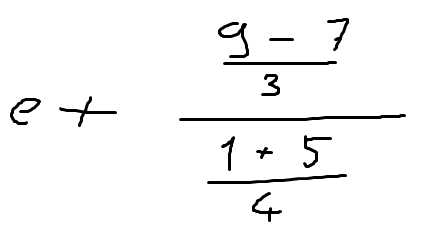
#> input picture codes/ModelCodes/TestImages/ToStringTests_1.png, 427 x 239 px
$ python -i datasetCreationCodes.py   (imports and definitions only)
#> lines starting #> are read from the running program, lines starting #| are printed output that depends on the picture; after the words box and inside, x2 and y2 are one past the last pixel; in counts of white or black regions, pixels touching at a corner belong together
import os
import cv2
import numpy as np

letter_dict = {
    '0001': 'a',
    '0002': 'b',
    '0003': 'c',
    '0004': 'd',
    '0005': 'e',
    '0006': 'f',
    '0007': 'h',
    '0008': 'vertical_line',
    '0009': 'j',
    '0010': 'k',
    '0011': 'vertical_line',
    '0012': 'm',
    '0013': 'n',
    '0014': 'o',
    '0015': 'p',
    '0016': 'q',
    '0017': 'r',
    '0018': 's',
    '0019': 't',
    '0020': 'u',
    '0021': 'v',
    '0022': 'w',
    '0023': 'x',
    '0024': 'y',
    '0025': 'z',
    '0026': '0',
    '0027': '1',
    '0028': '2',
    '0029': '3',
    '0030': '4',
    '0031': '5',
    '0032': '6',
    '0033': '7',
    '0034': '8',
    '0035': '9',
    '0036': 'plus',
    '0037': 'horizontal_line',
    '0038': 'slash',
    '0039': 'paranthesis_left',
    '0040': 'paranthesis_right',
    '0041': 'sqrt',
    '0042': 'sqrt'
}

label_dict = {
    'a': 0,
    'b': 0,
    'c': 0,
    'd': 0,
    'e': 0,
    'f': 0,
    'h': 0,
    'line': 0,
    'j': 0,
    'k': 0,
    'm': 0,
    'n': 0,
    'o': 0,
    'p': 0,
    'q': 0,
    'r': 0,
    's': 0,
    't': 0,
    'u': 0,
    'v': 0,
    'w': 0,
    'x': 0,
    'y': 0,
    'z': 0,
    '0': 0,
    '1': 0,
    '2': 0,
    '3': 0,
    '4': 0,
    '5': 0,
    '6': 0,
    '7': 0,
    '8': 0,
    '9': 0,
    'plus': 0,
    'horizontal_line': 0,
    'vertical_line':0,
    'slash': 0,
    'paranthesis_left': 0,
    'paranthesis_right': 0,
    'sqrt': 0
}


dataset_path = r"E:\Python_Projeler\ComputerVisionProjects\FinalProject\dataset"

def ExtractSet(path, save_path, name = None):

#> called with path = 'TestImages/ToStringTests_1.png', save_path = 'out.png'
    page = cv2.imread(path, cv2.IMREAD_GRAYSCALE)
#> page is the input picture: shape (239, 427); min 0, max 255, mean 246.7

    kernel = np.ones((4,4), np.uint8)

    blur = cv2.GaussianBlur(page,(3,3), 1)
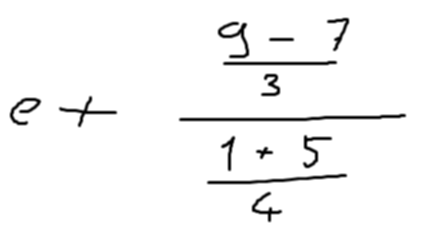
#> blur: shape (239, 427); min 0, max 255, mean 246.7

    _, thresh = cv2.threshold(blur, 0, 255, cv2.THRESH_BINARY_INV + cv2.THRESH_OTSU)
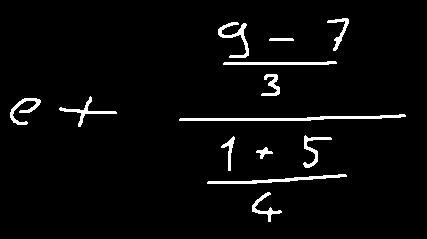
#> thresh: shape (239, 427); 3.5% white; 13 white regions, largest, box (x1, y1, x2, y2) and area: (179, 114, 406, 121) 691, (207, 174, 347, 184) 445, (223, 61, 337, 65) 342

    dilation = cv2.dilate(thresh, kernel, iterations=2)
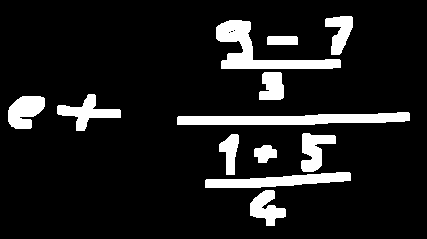
#> dilation: shape (239, 427); 11% white; 12 white regions


    dilation_2 = cv2.dilate(thresh, kernel=np.ones((1,1), np.uint8))                     # Her datasette bu uygulanmayacak


    contours, _ = cv2.findContours(dilation, cv2.RETR_EXTERNAL, cv2.CHAIN_APPROX_SIMPLE)
#> contours = 12 contours; largest, box (x1, y1, x2, y2) and area: (216, 20, 341, 69) 1898, (177, 112, 410, 125) 1891, (205, 172, 351, 188) 1228, (8, 96, 45, 129) 814, (57, 94, 121, 131) 812

    for index, contour in enumerate(contours):

        mask = np.zeros_like(dilation)
        cv2.drawContours(mask,[contour],-1, 255, thickness=cv2.FILLED)

        MaskedLetter = cv2.bitwise_and(dilation_2,dilation_2,mask)

        if name is not None:
            index = label_dict[name]
            label_dict[name] = index + 1


        x, y, w, h = cv2.boundingRect(contour)

        max_edge = max(h,w)

        blank = np.zeros((max_edge,max_edge),np.uint8)

        x1,x2 = int( (max_edge - h) / 2 ), int( (max_edge + h) / 2 )
        y1,y2 = int( (max_edge - w) / 2 ), int( (max_edge + w) / 2 )


        blank[x1:x2,y1:y2] = MaskedLetter[y:y+h, x:x+w]
        letter = cv2.resize(blank, (64,64))

        cv2.imwrite(save_path+f"\{index}.jpg", letter)
#> this loop made 12 passes
#> (x, y, w, h, max_edge, x1, x2, y1) on passes 1 to 12: (250, 190, 36, 36, 36, 0, 36, 0), (205, 172, 146, 16, 146, 65, 81, 0), (254, 145, 23, 18, 23, 2, 20, 0), (219, 134, 20, 41, 41, 0, 41, 10), (301, 133, 35, 39, 39, 0, 39, 2), (177, 112, 233, 13, 233, 110, 123, 0), (8, 96, 37, 33, 37, 2, 35, 0), (57, 94, 64, 37, 64, 13, 50, 0), (259, 72, 25, 28, 28, 0, 28, 1), (267, 36, 31, 9, 31, 11, 20, 0), (216, 20, 125, 49, 125, 38, 87, 0), (325, 16, 28, 39, 39, 0, 39, 5)
#> pass 1, in ExtractSet, `letter = cv2.resize(blank, (64,64))`:
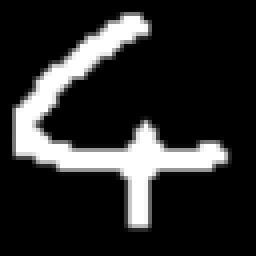
#> letter: shape (64, 64) (shown 4 times larger); min 0, max 255, mean 43
#> pass 2, in ExtractSet, `letter = cv2.resize(blank, (64,64))`:
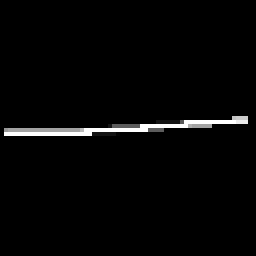
#> letter: shape (64, 64) (shown 4 times larger); min 0, max 255, mean 5.7
#> pass 3, in ExtractSet, `letter = cv2.resize(blank, (64,64))`:
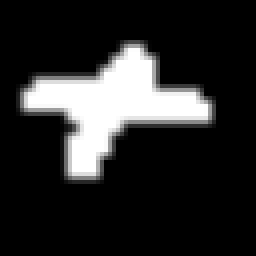
#> letter: shape (64, 64) (shown 4 times larger); min 0, max 255, mean 41.5
#> after the loop:
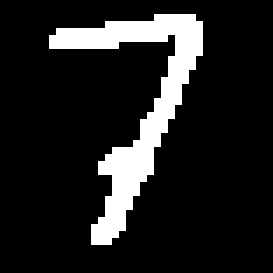
#> blank: shape (39, 39) (shown 7 times larger); 12.9% white; 1 white region, box (x1, y1, x2, y2) and area: (7, 2, 29, 35) 196
#> after the loop, label_dict = 41 items


# [24 lines not run here, left out]


>>> result = ExtractSet('TestImages/ToStringTests_1.png', 'out.png')
